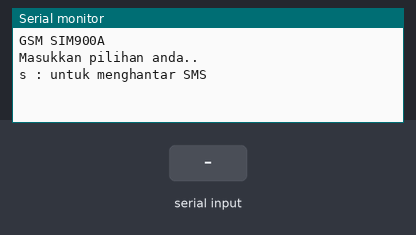
The sketch below on a simulated Arduino Uno, built with avr-gcc and run on an emulated ATmega328P. Parts: the last lines printed to the serial monitor. The test bench sets the inputs (shaded band). The modem accepts every AT command (registered, SIM ready, sends succeed) and sends nothing else.

Above: at 1.3 s.
1.4 s: "s" received over Serial
At 3.8 s:
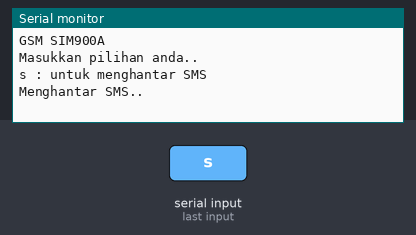
4.4 s: "s" received over the second serial link
At 5.5 s:
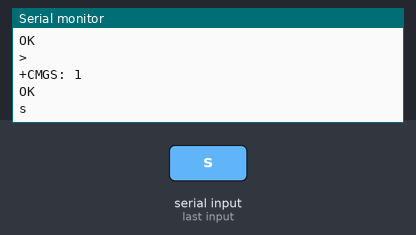
6.0 s: "1" received over the second serial link
At 6.8 s:
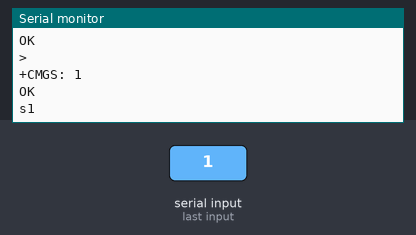

Measured:
- after the input at 1.4 s, the serial monitor: prints a new line after 2.0 s (image 1)
- after the input at 4.4 s, the serial monitor: prints a new line after 0.19 s (image 2)
- after the input at 6.0 s, the serial monitor: prints a new line at once (image 3)

The sketch:

main.ino
```cpp
// sebelum memulakan projek pastikan baki kredit kad sim anda mencukupi
// sambungkan  Pin GSM TX ke pin 9 Arduino
// dan pin GSM RX disambungkan ke pin 10 Arduino.
// untuk menghidupkan GSM pula sambungkan pin 5V dan GND  dari Arduino ke Vcc dan GND GSM.


#include <SoftwareSerial.h>
SoftwareSerial mySerial(9,10);
void setup()
{
  mySerial.begin(9600);                    // Set baud rate of GSM Module
  Serial.begin(9600);                      // Set baud rate Serial Monitor (Arduino)
  Serial.println("GSM SIM900A");
  Serial.println("Masukkan pilihan anda..");
  Serial.println("s : untuk menghantar SMS");
  delay(100);
}
void loop()
{
  if (Serial.available()>0)
   switch(Serial.read())
  {
    case 's':
      HantarSMS();
      break;
  }
 if (mySerial.available()>0)
   Serial.write(mySerial.read());
}
 void HantarSMS()
{
  mySerial.println("AT+CMGF=1");                                // Untuk setkan GSM Modul dalam Mod teks
  delay(1000);                                                                // Delay 1000 millisaat atau 1 saat
  mySerial.println("AT+CMGS=\"+60xxxxxxx\"\r");  // Gantikan X's dengan nombor telefon penerima
  delay(1000);
  Serial.println("Menghantar SMS..");
  mySerial.println("SMS from GSM SIM900A");     // pesanan SMS yang ingin dihantar ke penerima
  delay(100);
   mySerial.println((char)26);// ASCII code  CTRL+Z
  delay(1000);
}
 void TerimaSMS()
{
  mySerial.println("AT+CNMI=2,2,0,0,0");                // AT Command untuk menerima live SMS
  delay(1000);
 }
```
